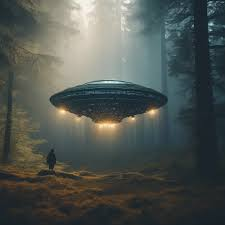
#> input picture LO4/Enhance Image/Transition Image/download.jpeg, 225 x 225 px
$ python Transition.py
#> lines starting #> are read from the running program, lines starting #| are printed output that depends on the picture
import numpy as np
import cv2
image = cv2.imread('download.jpeg')
#> image is the input picture: shape (225, 225, 3); mean B, G, R 80.6, 85.1, 79.1
rows, cols = image.shape[:2]
#> rows = 225; cols = 225
t_x = 50
t_y = 100
matrix = np.float32([[1, 0, t_x], [0, 1, t_y]])
transformed_image = cv2.warpAffine(image, matrix, (cols, rows))
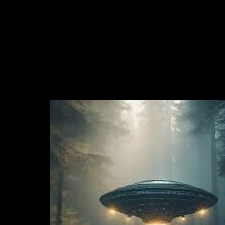
#> transformed_image: shape (225, 225, 3); mean B, G, R 49.1, 52.5, 49.5
cv2.imshow('Original', image)
cv2.imshow('Transformed', transformed_image)
cv2.waitKey(0)
